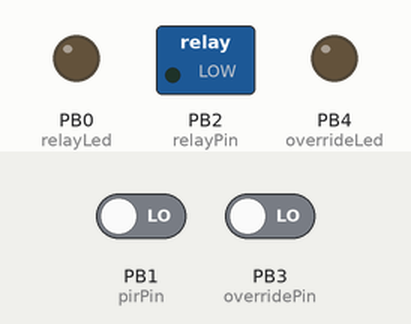
This sketch was run on a simulated ATtiny85, built with avr-gcc and run on an emulated ATtiny85. Parts: switched loads named in the sketch (green lamp = pin HIGH), output pins drawn as LEDs (lit = HIGH). The test bench sets the inputs (shaded band); at power-on: PB1 (pirPin) LOW, PB3 (overridePin) LOW.

Above: at 1.4 s.
1.5 s: PB1 (pirPin) driven HIGH
At 2.7 s:
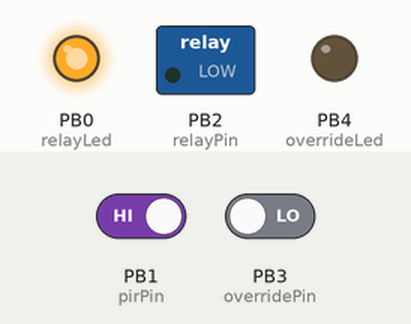
3.0 s: PB3 (overridePin) driven HIGH
At 3.9 s:
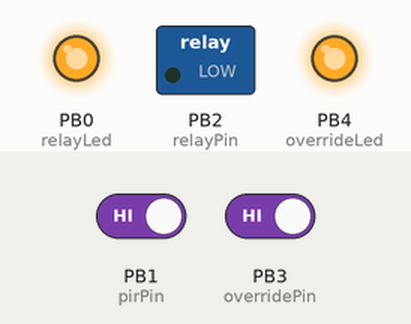
4.5 s: PB3 (overridePin) driven LOW
At 5.0 s:
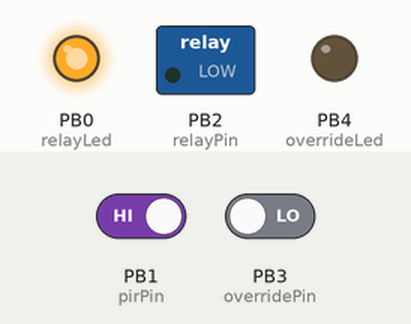
Timing chart, 0 to 7.5 s (numbered marks = the images above; inputs shaded):
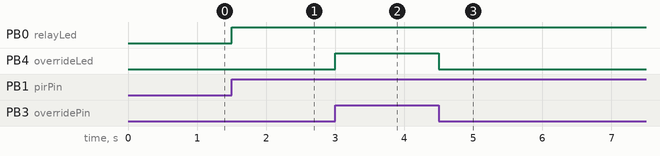

Measured:
- after the input at 1.5 s, PB0 (relayLed): LOW → HIGH at once
- after the input at 3.0 s, PB4 (overrideLed): LOW → HIGH at once
- after the input at 4.5 s, PB4 (overrideLed): HIGH → LOW at once

The sketch:

motion_light.ino
```cpp
/*
  Motion and Light

  Simple program that switches on a light via relay
  when motion detection is detected with a passive infra red sensor

  Components:
  PIR:
  http://imall.iteadstudio.com/electronic-components/sensor/im120628009.html
  http://wiki.iteadstudio.com/PIR_Motion_Sensor_Module

Created 2015-02-07
by Philip Fourie
*/


// Pin allocations
const int pirPin      = 1;  // ATTINY85 pin 6
const int relayPin    = 2;  // ATTINY85 pin 7
const int relayLed    = 0;  // ATTINY85 pin 5
const int overridePin = 3;  // ATTINY85 pin 2
const int overrideLed = 4;  // ATTINY85 pin 3

unsigned int lightOnTime = 20000; // Minimum time for which light has to stay on
unsigned long previousHigh = 0;

void setup() {
  pinMode(pirPin, INPUT);
  pinMode(relayPin, OUTPUT);
  pinMode(overrideLed, OUTPUT);
  pinMode(relayLed, OUTPUT);
  pinMode(overridePin, INPUT);
}

void loop() {
  if (isOverride()) {
    overrideOn();
    delay(300);
    return;
  }

  overrideOff();

  unsigned long currentMillis = millis();

  int pirState = digitalRead(pirPin);

  // Automatically extend the period for which the light should stay on.
  // This is important to prevent the problem of switching the lights off
  // when movement was detected a just couple of seconds ago.
  // In other words the window for the light stays on is extended everytime movement
  // is detected.
  if (pirState == HIGH) {
    relayOn();
    previousHigh = currentMillis;
  } else if ((unsigned long)(currentMillis - previousHigh) >= lightOnTime) {
    relayOff();
  }

  delay(300);
}

void relayOn() {
  digitalWrite(relayPin, LOW);
  digitalWrite(relayLed, HIGH);
}

void overrideOn() {
  digitalWrite(relayPin, LOW);
  digitalWrite(overrideLed, HIGH);
}

void overrideOff() {
  digitalWrite(overrideLed, LOW);
}

void relayOff() {
  digitalWrite(relayPin, HIGH);
  digitalWrite(relayLed, LOW);
}


bool isOverride() {
  return (digitalRead(overridePin) == HIGH);
}
```
